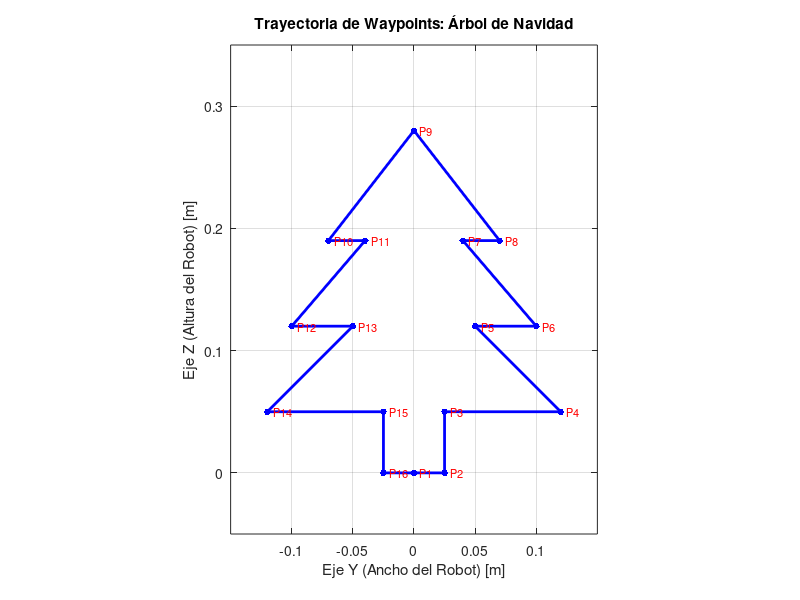
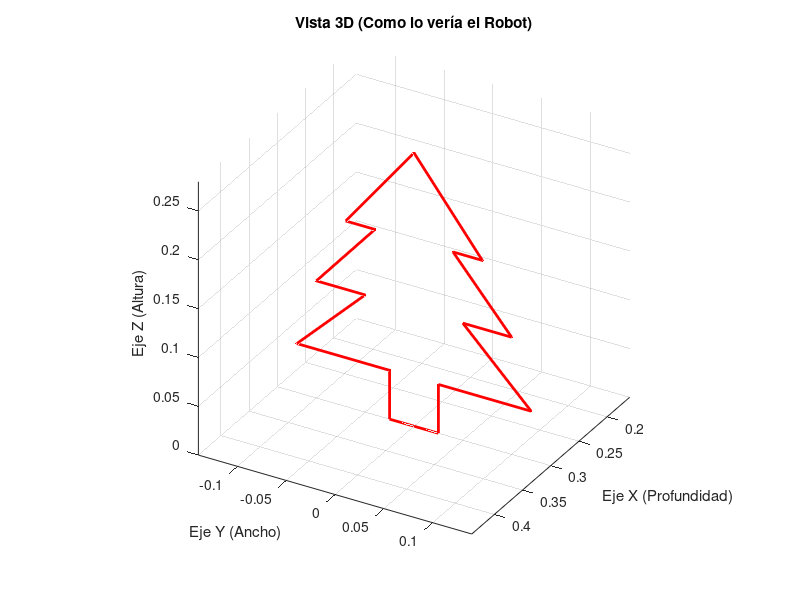

Reproduce these figures in MATLAB, in order.
% --- CÓDIGO MATLAB: GENERACIÓN DE TRAYECTORIA ÁRBOL DE NAVIDAD (PLANO YZ) ---
clc; clear; close all;

% 1. DEFINICIÓN DE WAYPOINTS (COORDENADAS)
% El robot dibujará en el plano YZ. X será constante (profundidad).
% Coordenadas en Metros (m).

% Formato: [Y, Z]
waypoints = [
    0.000, 0.000;   % 1.  Inicio (Centro Base)
    0.025, 0.000;   % 2.  Base Tronco Derecha
    0.025, 0.050;   % 3.  Tope Tronco Derecha
    0.120, 0.050;   % 4.  Punta Rama Baja Derecha
    0.050, 0.120;   % 5.  Interior Rama Baja
    0.100, 0.120;   % 6.  Punta Rama Media Derecha
    0.040, 0.190;   % 7.  Interior Rama Media
    0.070, 0.190;   % 8.  Punta Rama Alta Derecha
    0.000, 0.280;   % 9.  CIMA (Estrella/Punta)
   -0.070, 0.190;   % 10. Punta Rama Alta Izquierda
   -0.040, 0.190;   % 11. Interior Rama Media
   -0.100, 0.120;   % 12. Punta Rama Media Izquierda
   -0.050, 0.120;   % 13. Interior Rama Baja
   -0.120, 0.050;   % 14. Punta Rama Baja Izquierda
   -0.025, 0.050;   % 15. Tope Tronco Izquierda
   -0.025, 0.000;   % 16. Base Tronco Izquierda
    0.000, 0.000    % 17. Cerrar contorno (Volver al inicio)
];

% Separamos las coordenadas para graficar
Y = waypoints(:, 1);
Z = waypoints(:, 2);

% Definimos X constante (solo para referencia, ej. 0.3m frente al robot)
X_constante = 0.3 * ones(size(Y)); 


% 2. VISUALIZACIÓN DEL CONTORNO (PLANO 2D)
figure('Name', 'Trayectoria Robot - Plano YZ', 'Color', 'w');
plot(Y, Z, 'b.-', 'LineWidth', 2, 'MarkerSize', 15);
hold on;

% Decoración de la gráfica
grid on;
axis equal; % Para que no se deforme el dibujo
xlabel('Eje Y (Ancho del Robot) [m]');
ylabel('Eje Z (Altura del Robot) [m]');
title('Trayectoria de Waypoints: Árbol de Navidad');

% Añadir números a los waypoints para saber el orden
for i = 1:length(Y)-1
    text(Y(i), Z(i), ['  P', num2str(i)], 'FontSize', 8, 'Color', 'r');
end

% Mostrar límites
xlim([-0.15, 0.15]);
ylim([-0.05, 0.35]);

% 3. VISUALIZACIÓN 3D (OPCIONAL)
figure('Name', 'Vista 3D Robot', 'Color', 'w');
plot3(X_constante, Y, Z, 'r.-', 'LineWidth', 2);
grid on;
axis equal;
xlabel('Eje X (Profundidad)');
ylabel('Eje Y (Ancho)');
zlabel('Eje Z (Altura)');
title('Vista 3D (Como lo vería el Robot)');
view(120, 30); % Cambiar ángulo de vista
